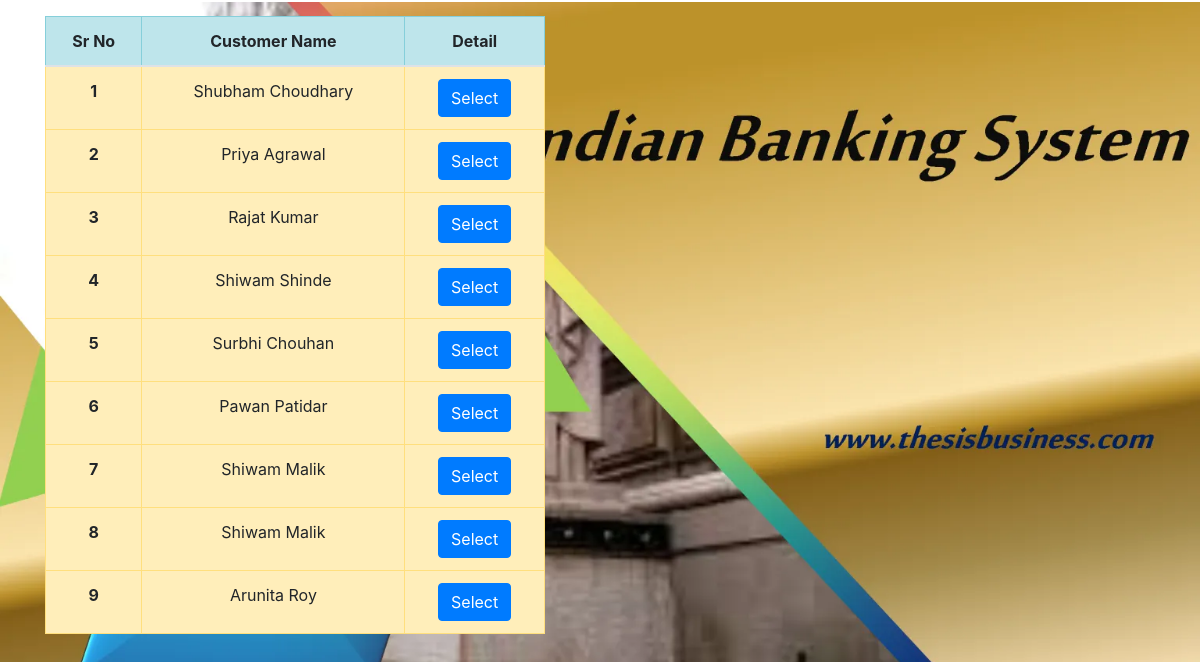
The page /2/all_customers on the database its author committed.
### bankingSystem/models.py (models this page shows, shortened)
class Customer(models.Model):
    name = models.CharField(max_length= 50)
    email = models.EmailField(max_length=150)
    current_balance = models.FloatField()

### bankingSystem/views.py (the view)
# urls.py: path('<int:from_id>/all_customers',views.transfer),
def transfer(request,from_id):
    print(from_id)
    from_customer = Customer.objects.filter(id = from_id)
    customers = Customer.objects.exclude(id = from_id)
    return render(request, 'all_customers.htm', {'customers' :customers,'button':'Select'})

### template/all_customers.htm (shortened to what this page needs)
{%  extends 'home.htm' %}
{% load static%}
{% block body %}
<div class="container align-middle my-3" >
  <table id="customer_table" class="table table-bordered border-dark">
    <thead>
      <tr class="table-info text-center">
        <th scope="col">Sr No</th>
        <th scope="col">Customer Name</th>
        <th scope="col">Detail</th>
      </tr>
    </thead>
    <tbody>
        {% for customer in customers %}
      <tr class= "table-warning text-center">
        <th  scope="row">{{ forloop.counter}}</th>
        <td>{{customer.name}}</td>
        <td><a href="customer/{{customer.id}}"><button  class="btn btn-primary ">{{button}}</button></a>
      </tr>
      {% endfor %}
    </tbody>
  </table>
</div>
{% endblock %}

### template/all_customers.htm (style rules this page uses)
#customer_table { width: 500px; }

### rows shown on the page
Customer: name "Shubham Choudhary", button "Select"
Customer: name "Priya Agrawal", button "Select"
Customer: name "Rajat Kumar", button "Select"
Customer: name "Shiwam Shinde", button "Select"
Customer: name "Surbhi Chouhan", button "Select"
Customer: name "Pawan Patidar", button "Select"
Customer: name "Shiwam Malik", button "Select"
Customer: name "Shiwam Malik", button "Select"
Customer: name "Arunita Roy", button "Select"
